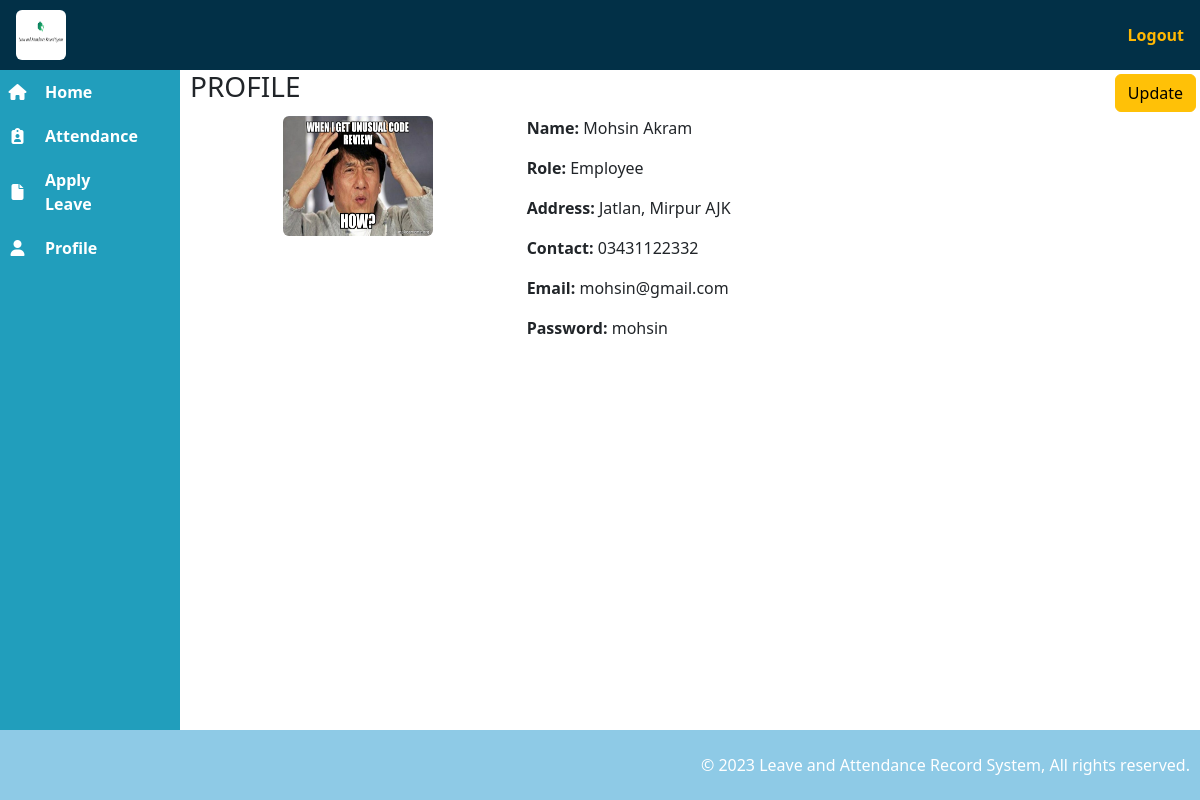
/employee/profile.php (signed in), run on the app's committed database.
### tables this page shows
CREATE TABLE `users` (
  `user_id` int(10) NOT NULL,
  `user_name` varchar(50) NOT NULL,
  `user_image` text NOT NULL,
  `user_address` text NOT NULL,
  `user_contact` varchar(12) NOT NULL,
  `user_email` varchar(50) NOT NULL,
  `user_password` varchar(50) NOT NULL,
  `user_role` varchar(50) NOT NULL
);

### employee/profile.php (the view, shortened to what this page needs)
<?php
    include '../includes/user_head.php';
    include '../includes/user_navbar.php';
    include '../includes/user_sidebar.php';
?>
<main>
  <section>
    <?php
    if (isset($_SESSION['user_id'])) {
      $user_id = $_SESSION['user_id'];
      $query = "SELECT * FROM users WHERE user_id = '$user_id'";
      $query_conn = mysqli_query($connection, $query);
      while ($result = mysqli_fetch_assoc($query_conn)) {
        $user_name = $result['user_name'];
        $user_image = $result['user_image'];
        $user_email = $result['user_email'];
        $user_password = $result['user_password'];
        $user_address = $result['user_address'];
        $user_contact = $result['user_contact'];
        $user_role = $result['user_role'];
      }
    }
    ?>
    <div>
      <div class="d-flex justify-content-between">
        <h3 class="text-uppercase">Profile</h3>
        <a onclick="savePageHistory()" href="edit_user.php?edit=<?php echo $user_id; ?>" class='btn btn-warning m-1'>Update</a>
      </div>
      <div>
        <div class='row g-0'>
          <div class='col-4 text-center'>
            <img class="rounded" src='../images/<?php echo $user_image; ?>' width="150" height="120" />
          </div>
          <div class='col-8'>
            <p><b>Name:</b>
              <?php echo $user_name; ?>
            </p>
            <p><b>Role:</b>
              <?php echo $user_role; ?>
            </p>
            <p><b>Address:</b>
              <?php echo $user_address; ?>
            </p>
            <p><b>Contact:</b>
              <?php echo $user_contact; ?>
            </p>
            <p><b>Email:</b>
              <?php echo $user_email; ?>
            </p>
            <p><b>Password:</b>
              <?php echo $user_password; ?>
            </p>
          </div>
        </div>
      </div>
    </div>
  </section>
</main>
<?php
    include '../includes/user_footer.php';
?>

### css/employee_style.css (style rules this page uses)
a { text-decoration: none; }
main { margin-top: 70px; margin-left: 190px; padding-bottom: 60px; }

### data on the page
users: user_image (picture), user_name "Mohsin Akram", user_role "Employee", user_address "Jatlan, Mirpur AJK", user_contact "03431122332", user_email "mohsin@gmail.com", user_password "mohsin"
